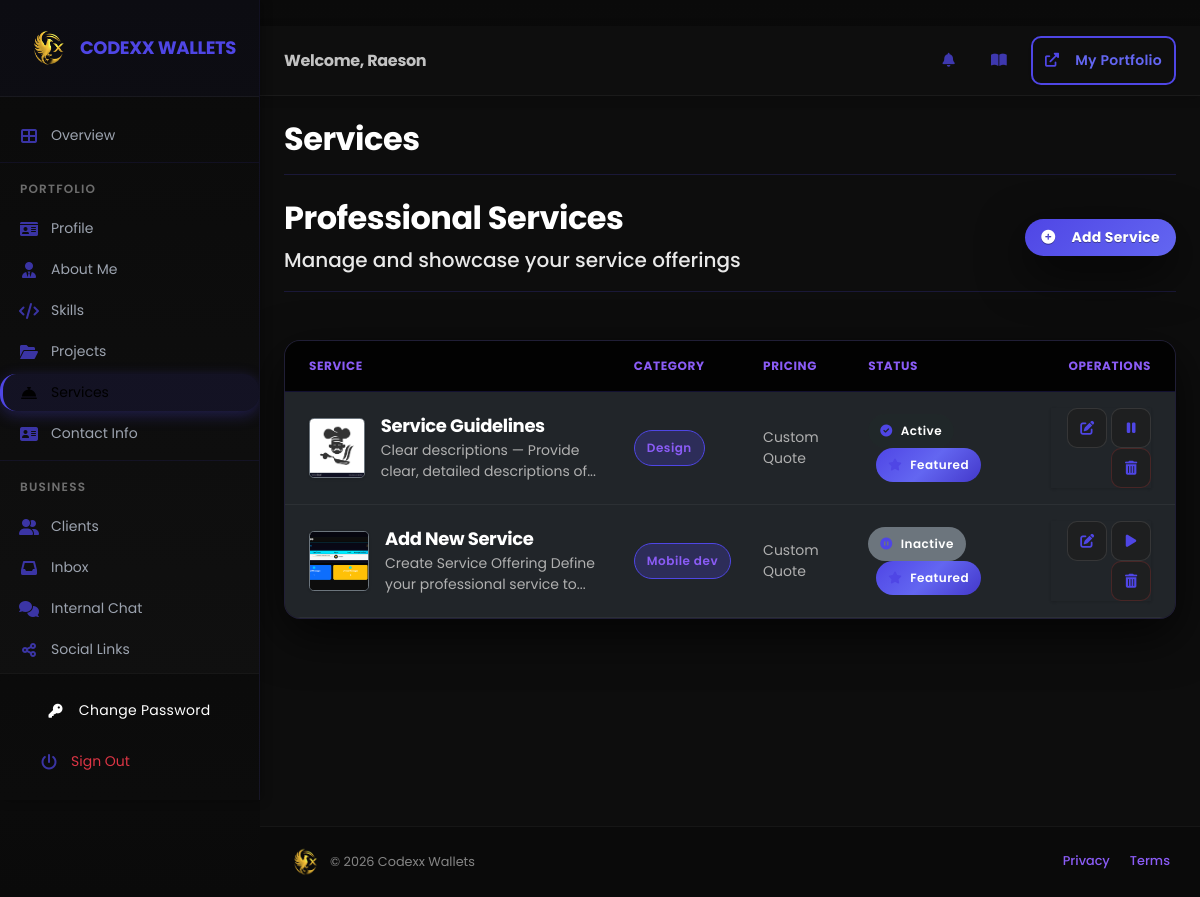
Page /services/dashboard/services (signed in) on the committed database.
### models.py (models this page shows)
class Service(db.Model):
    __tablename__ = 'services'
    id = db.Column(db.String(36), primary_key=True, default=lambda: str(uuid.uuid4()))
    workspace_id = db.Column(db.String(36), db.ForeignKey('workspaces.id'), nullable=False)
    title = db.Column(db.String(255), nullable=False)
    description = db.Column(db.Text)
    short_description = db.Column(db.Text)
    category = db.Column(db.String(100))  # web_dev, design, consulting, etc
    pricing_type = db.Column(db.String(50))  # fixed, hourly, custom
    price_min = db.Column(db.Float)
    price_max = db.Column(db.Float)
    currency = db.Column(db.String(10), default='USD')
    deliverables = db.Column(SafeJSON, default=[])
    duration = db.Column(db.String(100))
    skills_required = db.Column(SafeJSON, default=[])
    image = db.Column(db.String(500))
    gallery = db.Column(SafeJSON, default=[])
    is_active = db.Column(db.Boolean, default=True)
    is_featured = db.Column(db.Boolean, default=False)
    created_at = db.Column(db.DateTime, default=datetime.utcnow)
    updated_at = db.Column(db.DateTime, default=datetime.utcnow, onupdate=datetime.utcnow)
    workspace_rel = db.relationship('Workspace', backref='services', lazy=True)

### blueprints/services/routes.py (the view)
@services_bp.route('/dashboard/services')
@login_required
@disable_in_demo
def list_services():
    username = session.get('username')
    data = load_data(username=username)
    services = data.get('services', [])
    return render_template('dashboard/services.html', data=data, services=services)

### templates/dashboard/services.html (shortened to what this page needs)
{% extends "dashboard/base.html" %}
{% block page_title %}Services{% endblock %}
{% block content %}
<link rel="stylesheet" href="{{ url_for('static', filename='css/utilities/contrast-enhancement.css') }}">
<div class="page-title-section d-flex justify-content-between align-items-center mb-5">
    <div>
        <h1 class="display-6 fw-bold mb-2 text-contrast-primary">Professional Services</h1>
        <p class="text-contrast-secondary fs-5 mb-0">Manage and showcase your service offerings</p>
    </div>
    <a href="{{ url_for('services.add_service') }}" class="btn btn-gold-gradient shadow-lg px-4 py-2">
        <i class="fas fa-plus-circle me-2"></i>Add Service
    </a>
</div>
{% if services %}
<div class="card border-0 shadow-lg overflow-hidden">
    <div class="card-body p-0">
        <div class="table-responsive">
            <table class="table table-dark table-hover align-middle mb-0">
                <thead class="bg-black-50">
                    <tr>
                        <th class="ps-4 py-4 text-uppercase letter-spacing-1">Service</th>
                        <th class="py-4 text-uppercase letter-spacing-1">Category</th>
                        <th class="py-4 text-uppercase letter-spacing-1">Pricing</th>
                        <th class="py-4 text-uppercase letter-spacing-1">Status</th>
                        <th class="text-end pe-4 py-4 text-uppercase letter-spacing-1">Operations</th>
                    </tr>
                </thead>
                <tbody class="border-top-0">
                    {% for service in services %}
                    <tr class="transition-all">
                        <td class="ps-4 py-4">
                            <div class="d-flex align-items-center">
                                {% if service.image and service.image.startswith('static/') %}
                                    <img src="{{ url_for('static', filename=service.image.replace('static/', '')) }}"
                                         class="rounded-3 shadow-sm border border-secondary me-3"
                                         style="width: 60px; height: 60px; object-fit: cover;"
                                         alt="{{ service.title }}">
                                {% else %}
                                    <img src="{{ service.image or url_for('static', filename='assets/project-placeholder.svg') }}"
                                         class="rounded-3 shadow-sm border border-secondary me-3"
                                         style="width: 60px; height: 60px; object-fit: cover;"
                                         alt="{{ service.title }}">
                                {% endif %}
                                <div>
                                    <h5 class="mb-1 fw-bold">{{ service.title }}</h5>
                                    <p class="small text-contrast-muted mb-0">{{ service.short_description[:60] if service.short_description else 'No description' }}...</p>
                                </div>
                            </div>
                        </td>
                        <td class="py-4">
                            <span class="badge bg-soft-gold border-gold-soft small px-3">
                                {{ service.category|title|replace('_', ' ') }}
                            </span>
                        </td>
                        <td class="py-4">
                            {% if service.pricing_type == 'fixed' %}
                                <span class="text-gold">{{ service.currency }} {{ service.price_min }}</span>
                            {% elif service.pricing_type == 'hourly' %}
                                <span class="text-gold">{{ service.currency }} {{ service.price_min }}/hr</span>
                            {% elif service.pricing_type == 'custom' %}
                                <span class="text-contrast-muted small">Custom Quote</span>
                            {% else %}
                                <span class="text-contrast-muted small">Contact for pricing</span>
                            {% endif %}
                        </td>
                        <td class="py-4">
                            {% if service.is_active %}
                                <span class="badge bg-success-soft border-success small px-3">
                                    <i class="fas fa-check-circle me-1"></i>Active
                                </span>
                            {% else %}
                                <span class="badge bg-secondary small px-3">
                                    <i class="fas fa-pause-circle me-1"></i>Inactive
                                </span>
                            {% endif %}
                            {% if service.is_featured %}
                                <span class="badge bg-gold-gradient small px-3 ms-2">
                                    <i class="fas fa-star me-1"></i>Featured
                                </span>
                            {% endif %}
                        </td>
                        <td class="text-end pe-4 py-4">
                            <div class="btn-group-premium shadow-sm">
                                <a href="{{ url_for('services.edit_service', service_id=service.id) }}" class="btn-premium-action" title="Edit Service">
                                    <i class="fas fa-edit"></i>
                                </a>
                                <form method="POST" action="{{ url_for('services.toggle_service_status', service_id=service.id) }}" class="d-inline">
                                    <button type="submit" class="btn-premium-action" title="Toggle Status">
                                        <i class="fas fa-{{ 'pause' if service.is_active else 'play' }}"></i>
                                    </button>
                                </form>
                                <form method="POST" action="{{ url_for('services.delete_service', service_id=service.id) }}" class="d-inline"
                                      onsubmit="return confirm('Are you sure you want to delete this service?')">
                                    <button type="submit" class="btn-premium-action btn-premium-danger" title="Delete">
                                        <i class="fas fa-trash-alt"></i>
                                    </button>
                                </form>
                            </div>
                        </td>
                    </tr>
                    {% endfor %}
                </tbody>
            </table>
        </div>
    </div>
</div>
{% endif %}
{% endblock %}

### templates/dashboard/base.html (shortened to what this page needs)
<!DOCTYPE html>
<html lang="en" dir="ltr" data-portfolio-theme="{{ current_theme }}" data-theme="dark">
<head>
    <link href="https://cdn.jsdelivr.net/npm/bootstrap@5.1.3/dist/css/bootstrap.min.css" rel="stylesheet">
    <link rel="stylesheet" href="https://cdnjs.cloudflare.com/ajax/libs/font-awesome/6.0.0/css/all.min.css">
    <link rel="stylesheet" href="{{ url_for('static', filename='themes/' + (current_theme if current_theme else 'luxury-gold') + '.css') }}">
    <link rel="stylesheet" href="{{ url_for('static', filename='css/style.css') }}">
    <link rel="stylesheet" href="{{ url_for('static', filename='css/utilities/contrast-enhancement.css') }}">
</head>
<body>
    <aside class="sidebar">
        <div class="sidebar-header">
            <a href="{{ url_for('dashboard.index') }}" class="brand-logo">
                <img src="{{ url_for('static', filename='logo/logo.png') }}" alt="Codexx Logo">
                <span class="brand-name">Codexx Wallets</span>
            </a>
        </div>
        <div class="sidebar-content">
            <nav>
                <a href="{{ url_for('dashboard.index') }}" class="nav-link {% if request.endpoint == 'dashboard.index' %}active{% endif %}">
                    <i class="fas fa-th-large"></i>
                    <span>Overview</span>
                </a>
                {% if session.get('is_admin') %}
                <div class="nav-section-title">Administration</div>
                <a href="{{ url_for('dashboard.users') }}" class="nav-link {% if request.endpoint == 'dashboard.users' %}active{% endif %}">
                    <i class="fas fa-users-cog"></i>
                    <span>User Management</span>
                </a>
                <div class="nav-section-title">Communications</div>
                <a href="{{ url_for('dashboard.messages', category='all') }}" class="nav-link {% if request.endpoint == 'dashboard.messages' %}active{% endif %}">
                    <i class="fas fa-inbox"></i>
                    <span>Inbox</span>
                </a>
                <a href="{{ url_for('dashboard.internal_messages') }}" class="nav-link {% if request.endpoint == 'dashboard.internal_messages' %}active{% endif %}">
                    <i class="fas fa-comments"></i>
                    <span>Internal Chat</span>
                </a>
                <div class="nav-section-title">Platform</div>
                <a href="{{ url_for('dashboard.social') }}" class="nav-link {% if request.endpoint == 'dashboard.social' %}active{% endif %}">
                    <i class="fas fa-share-alt"></i>
                    <span>Social Links</span>
                </a>
                {% else %}
                <div class="nav-section-title">Portfolio</div>
                <a href="{{ url_for('dashboard.general') }}" class="nav-link {% if request.endpoint == 'dashboard.general' %}active{% endif %}">
                    <i class="fas fa-id-card"></i>
                    <span>Profile</span>
                </a>
                <a href="{{ url_for('dashboard.about') }}" class="nav-link {% if request.endpoint == 'dashboard.about' %}active{% endif %}">
                    <i class="fas fa-user-tie"></i>
                    <span>About Me</span>
                </a>
                <a href="{{ url_for('dashboard.skills') }}" class="nav-link {% if request.endpoint == 'dashboard.skills' %}active{% endif %}">
                    <i class="fas fa-code"></i>
                    <span>Skills</span>
                </a>
                <a href="{{ url_for('dashboard.projects') }}" class="nav-link {% if request.endpoint in ['dashboard.projects', 'dashboard.add_project', 'dashboard.edit_project'] %}active{% endif %}">
                    <i class="fas fa-folder-open"></i>
                    <span>Projects</span>
                </a>
                <a href="{{ url_for('services.list_services') }}" class="nav-link {% if request.endpoint in ['services.list_services', 'services.add_service', 'services.edit_service'] %}active{% endif %}">
                    <i class="fas fa-concierge-bell"></i>
                    <span>Services</span>
                </a>
                <a href="{{ url_for('dashboard.contact') }}" class="nav-link {% if request.endpoint == 'dashboard.contact' %}active{% endif %}">
                    <i class="fas fa-address-card"></i>
                    <span>Contact Info</span>
                </a>
                <div class="nav-section-title">Business</div>
                <a href="{{ url_for('dashboard.clients') }}" class="nav-link {% if request.endpoint == 'dashboard.clients' %}active{% endif %}">
                    <i class="fas fa-user-friends"></i>
                    <span>Clients</span>
                </a>
                <a href="{{ url_for('dashboard.messages', category='all') }}" class="nav-link {% if request.endpoint == 'dashboard.messages' %}active{% endif %}">
                    <i class="fas fa-inbox"></i>
                    <span>Inbox</span>
                </a>
                <a href="{{ url_for('dashboard.internal_messages') }}" class="nav-link {% if request.endpoint == 'dashboard.internal_messages' %}active{% endif %}">
                    <i class="fas fa-comments"></i>
                    <span>Internal Chat</span>
                </a>
                <a href="{{ url_for('dashboard.social') }}" class="nav-link {% if request.endpoint == 'dashboard.social' %}active{% endif %}">
                    <i class="fas fa-share-alt"></i>
                    <span>Social Links</span>
                </a>
                {% endif %}
            </nav>
        </div>
        <div class="sidebar-footer d-flex flex-column">
            <a href="{{ url_for('dashboard.change_password') }}" class="btn btn-sm btn-outline-light w-100 mb-2 text-start" title="Change Password">
                <i class="fas fa-key me-2"></i>
                <span>Change Password</span>
            </a>
            <a href="{{ url_for('auth.logout') }}" class="nav-link text-danger">
                <i class="fas fa-power-off"></i>
                <span>Sign Out</span>
            </a>
        </div>
    </aside>
    <div class="main-wrapper">
        <header class="top-navbar">
            <div class="d-flex align-items-center">
                <h6 class="mb-0 fw-600 opacity-75">Welcome, {{ session.get('username') }}</h6>
            </div>
            <div class="d-flex align-items-center gap-3">
                <div class="dropdown" id="notificationDropdown">
                    <button class="btn btn-sm btn-outline-light border-0 opacity-75 position-relative" type="button" data-bs-toggle="dropdown" aria-expanded="false" id="notificationBell">
                        <i class="fas fa-bell" id="bellIcon"></i>
                        {% set unread = get_unread_messages_count() %}
                    </button>
                </div>
                <a href="{{ url_for('pages.catalog') }}" class="btn btn-sm btn-outline-light border-0 opacity-75" title="Catalog">
                    <i class="fas fa-book-open"></i>
                </a>
                <a href="{{ url_for('portfolio.user_portfolio', username=session.get('username')) }}" target="_blank" class="btn btn-sm btn-outline-gold px-3 shadow-sm custom-btn-glow">
                    <i class="fas fa-external-link-alt me-2"></i>My Portfolio
                </a>
            </div>
        </header>
        <main class="content-body">
            <div class="page-title-section">
                <h1 class="text-white">{% block page_title %}Dashboard{% endblock %}</h1>
            </div>
            {% block content %}{% endblock %}
        </main>
        <footer class="dashboard-footer">
            <div class="footer-brand">
                <img src="{{ url_for('static', filename='logo/logo.png') }}" alt="Codexx">
                <span>&copy; {{ current_year }} Codexx Wallets</span>
            </div>
            <div class="footer-links">
                <a href="{{ url_for('pages.privacy') }}">Privacy</a>
                <a href="{{ url_for('pages.terms') }}">Terms</a>
            </div>
        </footer>
    </div>
</body>
</html>

### rows in the picture
Service: image (picture), title "Service Guidelines", short_description "Clear descriptions — Provide clear, detailed descriptions of", category "Design", pricing_type "Custom Quote", shows "Active"
Service: image (picture), title "Add New Service", short_description "Create Service Offering Define your professional service to", category "Mobile dev", pricing_type "Custom Quote", shows "Inactive"

### other values in the picture
{{ session.get('username') }} "Raeson"
